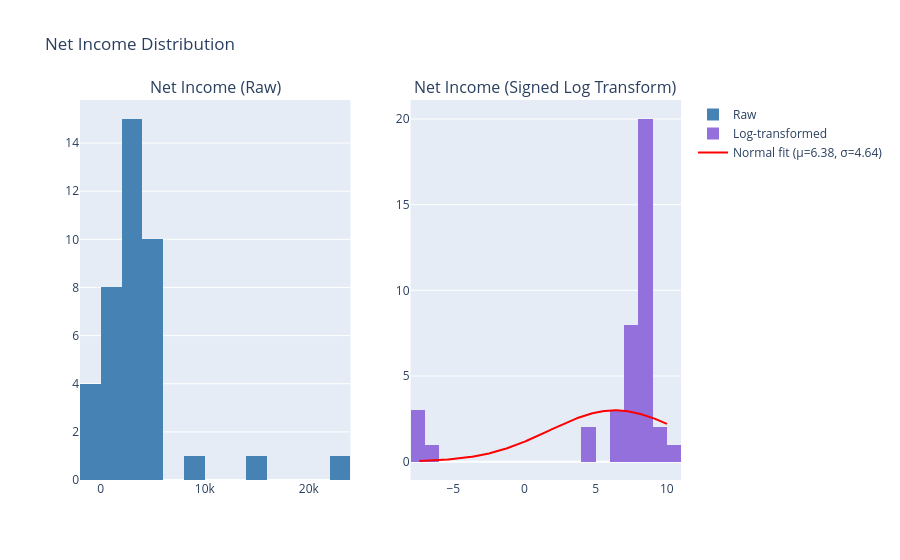

Notebook cell for this chart:
### Markdown cell above
# Net Income Distribution

### Code cell
from scipy import stats
from plotly.subplots import make_subplots

net = pivoted['Net Income'].dropna().values

# Signed log1p transform: preserves sign for negative values, compresses scale
transformed = np.sign(net) * np.log1p(np.abs(net))

fig = make_subplots(rows=1, cols=2, subplot_titles=('Net Income (Raw)', 'Net Income (Signed Log Transform)'))

fig.add_trace(go.Histogram(x=net, nbinsx=20, marker_color='steelblue', name='Raw'), row=1, col=1)
fig.add_trace(go.Histogram(x=transformed, nbinsx=20, marker_color='mediumpurple', name='Log-transformed'), row=1, col=2)

# Fit normal to log-transformed data and overlay PDF
mu, sigma = stats.norm.fit(transformed)

x_fit = np.linspace(transformed.min(), transformed.max(), 300)
bin_width = (transformed.max() - transformed.min()) / 20
pdf_scaled = stats.norm.pdf(x_fit, mu, sigma) * len(transformed) * bin_width
fig.add_trace(
    go.Scatter(x=x_fit, y=pdf_scaled, mode='lines',
               line=dict(color='red', width=2),
               name=f'Normal fit (μ={mu:.2f}, σ={sigma:.2f})'),
    row=1, col=2
)

fig.update_layout(title='Net Income Distribution', showlegend=True)
fig.show()

### Figure 1 — Plotly figure (JSON) as saved in the notebook; plotly's stock layout.template omitted (floating-point values rounded to 4 significant figures; data arrays with more than 128 entries replaced by an {"elided": "..."} marker saying what was removed)
{"data": [{"marker": {"color": "steelblue"}, "name": "Raw", "nbinsx": 20, "type": "histogram", "x": [3050.0, -1009.0, 3257.0, 4409.0, 859.8, 5535.0, 3045.0, 2157.0, 1416.0, 1138.0, 22350.0, 2680.0, 648.2, 4372.0, 87.38, 3117.0, 3986.0, 5146.0, 2696.0, 4247.0, 3001.0, 5904.0, 14300.0, 2489.0, 2056.0, 5269.0, -1462.0, -1331.0, 3578.0, 988.1, 4215.0, 4007.0, 3732.0, 3500.0, 9150.0, 4057.0, 3341.0, 1184.0, -1610.0, 102.2], "xaxis": "x", "yaxis": "y"}, {"marker": {"color": "mediumpurple"}, "name": "Log-transformed", "nbinsx": 20, "type": "histogram", "x": [8.023, -6.918, 8.089, 8.392, 6.758, 8.619, 8.021, 7.677, 7.256, 7.038, 10.01, 7.894, 6.476, 8.383, 4.482, 8.045, 8.291, 8.546, 7.9, 8.354, 8.007, 8.684, 9.568, 7.82, 7.629, 8.57, -7.288, -7.195, 8.183, 6.897, 8.347, 8.296, 8.225, 8.161, 9.122, 8.308, 8.114, 7.077, -7.384, 4.636], "xaxis": "x2", "yaxis": "y2"}, {"line": {"color": "red", "width": 2}, "mode": "lines", "name": "Normal fit (μ=6.38, σ=4.64)", "type": "scatter", "x": {"elided": "300 float values"}, "xaxis": "x2", "y": {"elided": "300 float values"}, "yaxis": "y2"}], "layout": {"annotations": [{"font": {"size": 16}, "showarrow": false, "text": "Net Income (Raw)", "x": 0.225, "xanchor": "center", "xref": "paper", "y": 1, "yanchor": "bottom", "yref": "paper"}, {"font": {"size": 16}, "showarrow": false, "text": "Net Income (Signed Log Transform)", "x": 0.775, "xanchor": "center", "xref": "paper", "y": 1, "yanchor": "bottom", "yref": "paper"}], "showlegend": true, "title": {"text": "Net Income Distribution"}, "xaxis": {"anchor": "y", "domain": [0, 0.45]}, "xaxis2": {"anchor": "y2", "domain": [0.55, 1]}, "yaxis": {"anchor": "x", "domain": [0, 1]}, "yaxis2": {"anchor": "x2", "domain": [0, 1]}}}
